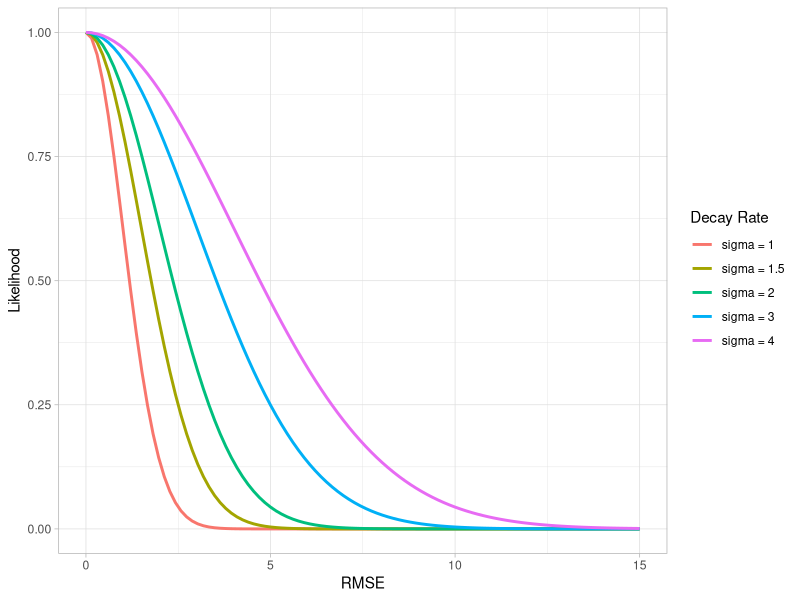
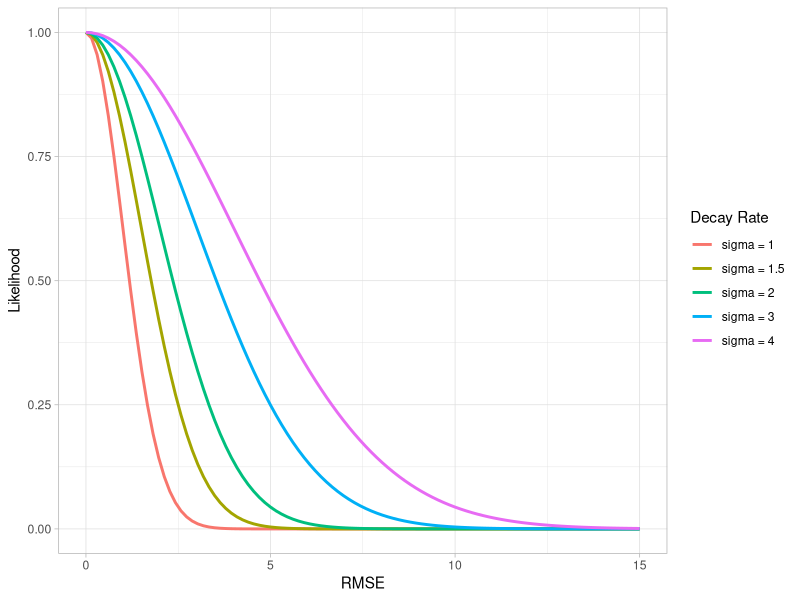

These charts were generated, in order, by the following R code:
# 1 Loading libraries -----------------------------------------------------
library(ggplot2)

# 2 Creating sample data for plotting -------------------------------------

# Define a range of RMSE values to plot
rmse_vals <- seq(0, 15, length.out = 100)

# Compute the likelihood functions for e = 1, 1.5, 2, 3, 5
likelihood_d1 <- exp(-0.5 * ((rmse_vals) / 1)^2)
likelihood_d1.5 <- exp(-0.5 * ((rmse_vals) / 1.5)^2)
likelihood_d2 <- exp(-0.5 * ((rmse_vals) / 2)^2)
likelihood_d3 <- exp(-0.5 * ((rmse_vals) / 3)^2)
likelihood_d4 <- exp(-0.5 * ((rmse_vals) / 4)^2)

# Combine the likelihood functions into a data frame
likelihood_df <- data.frame(
  rmse = rmse_vals,
  "sigma_1" = likelihood_d1,
  "sigma_1.5" = likelihood_d1.5,
  "sigma_2" = likelihood_d2,
  "sigma_3" = likelihood_d3,
  "sigma_4" = likelihood_d4
)

# Melt the data frame into long format for plotting
likelihood_df_long <- reshape2::melt(likelihood_df,
  id.vars = "rmse",
  variable.name = "Decay_Rate",
  value.name = "likelihood"
)


# 3 Plotting --------------------------------------------------------------

# Plot the likelihood functions
likelihood_decay <-
  ggplot(
    likelihood_df_long,
    aes(x = rmse, y = likelihood, color = Decay_Rate)
  ) +
  geom_line(linewidth = 1) +
  scale_color_discrete(
    name = "Decay Rate",
    labels = c("sigma = 1", "sigma = 1.5", "sigma = 2", "sigma = 3", "sigma = 4")
  ) +
  labs(x = "RMSE", y = "Likelihood") +
  xlim(0, 15) +
  theme_light()
likelihood_decay

# save figure 
ggsave("figures/figure_02.tiff",
  plot = likelihood_decay,
  device = "tiff",
  height = 10,
  width = 13.2,
  units = "cm",
  dpi = 300
)
